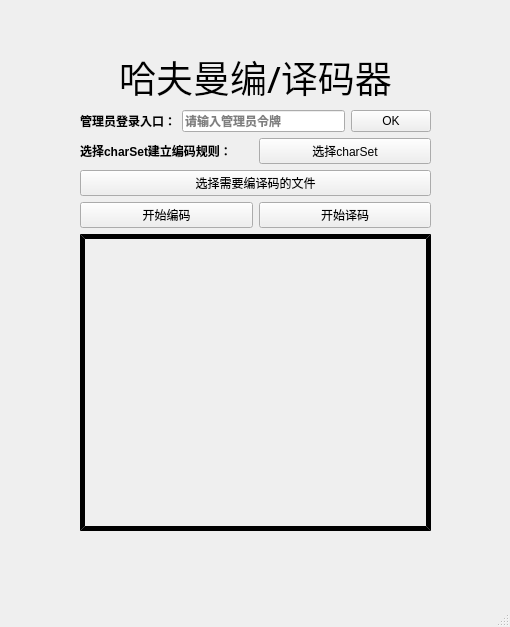
<?xml version="1.0" encoding="UTF-8"?>
<ui version="4.0">
 <class>MainWindow</class>
 <widget class="QMainWindow" name="MainWindow">
  <property name="geometry">
   <rect>
    <x>0</x>
    <y>0</y>
    <width>510</width>
    <height>627</height>
   </rect>
  </property>
  <property name="minimumSize">
   <size>
    <width>510</width>
    <height>627</height>
   </size>
  </property>
  <property name="maximumSize">
   <size>
    <width>510</width>
    <height>627</height>
   </size>
  </property>
  <property name="windowTitle">
   <string>MainWindow</string>
  </property>
  <widget class="QWidget" name="centralwidget">
   <widget class="QWidget" name="layoutWidget">
    <property name="geometry">
     <rect>
      <x>80</x>
      <y>50</y>
      <width>351</width>
      <height>481</height>
     </rect>
    </property>
    <layout class="QVBoxLayout" name="verticalLayout">
     <item>
      <widget class="QLabel" name="label_3">
       <property name="font">
        <font>
         <family>华文新魏</family>
         <pointsize>28</pointsize>
        </font>
       </property>
       <property name="text">
        <string>哈夫曼编/译码器</string>
       </property>
       <property name="alignment">
        <set>Qt::AlignCenter</set>
       </property>
      </widget>
     </item>
     <item>
      <layout class="QHBoxLayout" name="horizontalLayout_2">
       <item>
        <widget class="QLabel" name="label_2">
         <property name="font">
          <font>
           <bold>true</bold>
          </font>
         </property>
         <property name="text">
          <string>管理员登录入口：</string>
         </property>
        </widget>
       </item>
       <item>
        <widget class="QLineEdit" name="lineEdit">
         <property name="font">
          <font>
           <bold>true</bold>
          </font>
         </property>
         <property name="tabletTracking">
          <bool>false</bool>
         </property>
         <property name="text">
          <string/>
         </property>
         <property name="frame">
          <bool>true</bool>
         </property>
         <property name="echoMode">
          <enum>QLineEdit::Password</enum>
         </property>
         <property name="cursorPosition">
          <number>0</number>
         </property>
         <property name="placeholderText">
          <string>请输入管理员令牌</string>
         </property>
        </widget>
       </item>
       <item>
        <widget class="QPushButton" name="OK">
         <property name="text">
          <string>OK</string>
         </property>
        </widget>
       </item>
      </layout>
     </item>
     <item>
      <layout class="QHBoxLayout" name="horizontalLayout">
       <item>
        <widget class="QLabel" name="label">
         <property name="font">
          <font>
           <bold>true</bold>
          </font>
         </property>
         <property name="text">
          <string>选择charSet建立编码规则：</string>
         </property>
        </widget>
       </item>
       <item>
        <widget class="QPushButton" name="choseFile">
         <property name="text">
          <string>选择charSet</string>
         </property>
        </widget>
       </item>
      </layout>
     </item>
     <item>
      <widget class="QPushButton" name="pushButton">
       <property name="text">
        <string>选择需要编译码的文件</string>
       </property>
      </widget>
     </item>
     <item>
      <layout class="QHBoxLayout" name="horizontalLayout_3">
       <item>
        <widget class="QPushButton" name="code">
         <property name="text">
          <string>开始编码</string>
         </property>
        </widget>
       </item>
       <item>
        <widget class="QPushButton" name="decod">
         <property name="text">
          <string>开始译码</string>
         </property>
        </widget>
       </item>
      </layout>
     </item>
     <item>
      <widget class="QTextBrowser" name="textBrowser">
       <property name="font">
        <font>
         <family>华文楷体</family>
         <pointsize>12</pointsize>
        </font>
       </property>
       <property name="cursor" stdset="0">
        <cursorShape>ArrowCursor</cursorShape>
       </property>
       <property name="styleSheet">
        <string notr="true">background:transparent;border-width:5;border-style:outset</string>
       </property>
      </widget>
     </item>
    </layout>
   </widget>
   <widget class="QLabel" name="label_4">
    <property name="geometry">
     <rect>
      <x>-110</x>
      <y>0</y>
      <width>621</width>
      <height>581</height>
     </rect>
    </property>
    <property name="styleSheet">
     <string notr="true">background-image: url(:/2133.jpg);</string>
    </property>
    <property name="text">
     <string/>
    </property>
   </widget>
   <zorder>label_4</zorder>
   <zorder>layoutWidget</zorder>
  </widget>
  <widget class="QMenuBar" name="menubar">
   <property name="geometry">
    <rect>
     <x>0</x>
     <y>0</y>
     <width>510</width>
     <height>25</height>
    </rect>
   </property>
  </widget>
  <widget class="QStatusBar" name="statusbar"/>
 </widget>
 <resources/>
 <connections/>
</ui>
